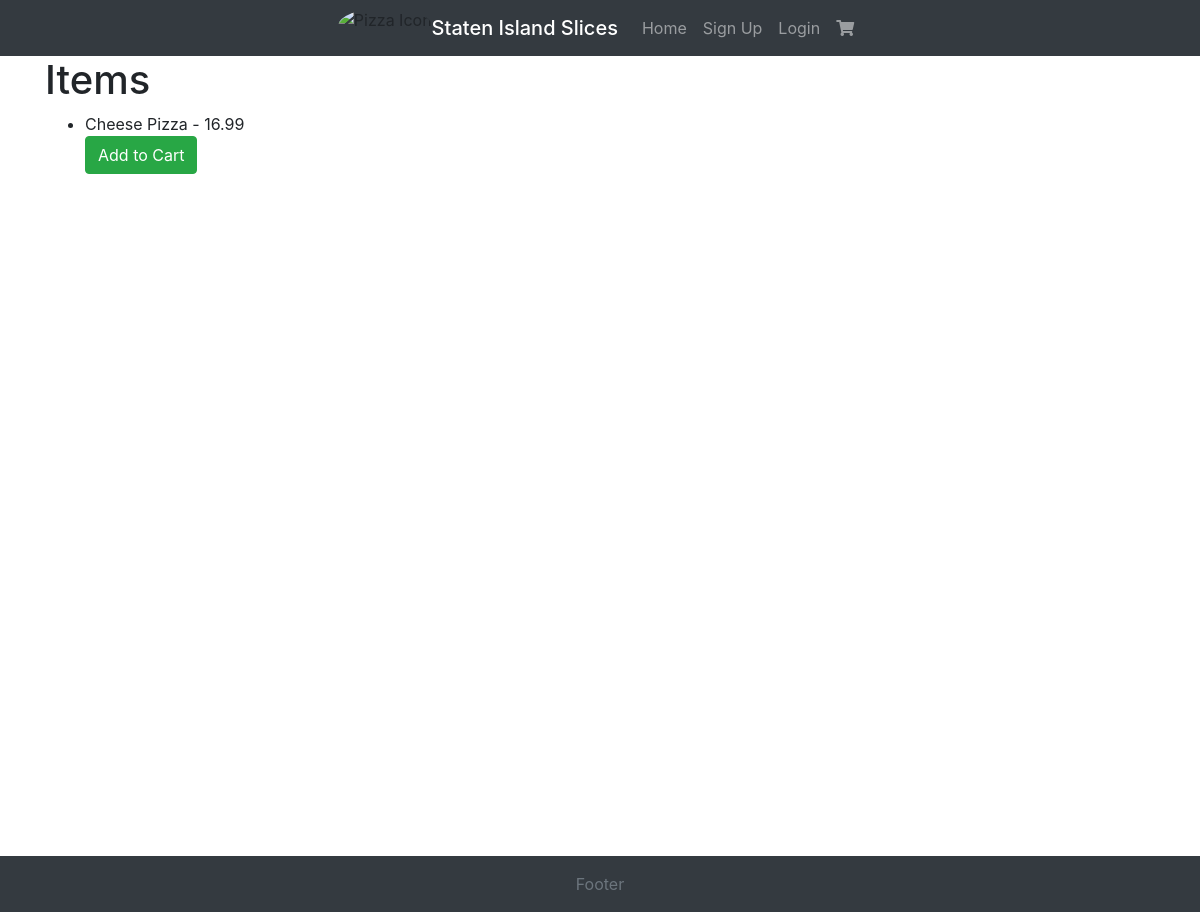
/items, run on an earlier commit of the app's database.
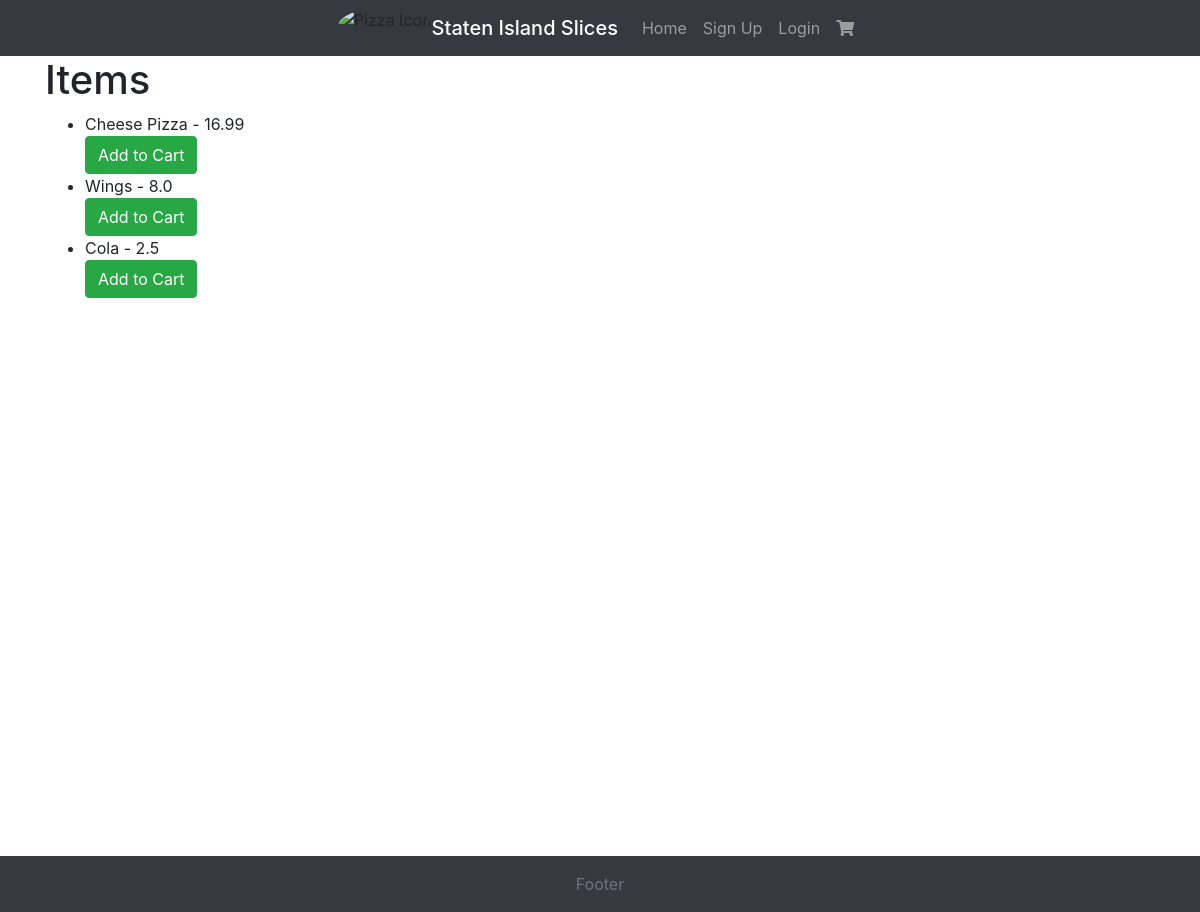
And on a later commit of the database.
### Website/models.py (models this page shows, shortened)
class Item(db.Model):
    id = db.Column(db.Integer, primary_key=True)
    name = db.Column(db.String(255))
    price = db.Column(db.Float)
    calories = db.Column(db.Integer)

### Website/views.py (the view)
@views.route("/items")
def display_items():
    items = (
        Item.query.with_entities(Item.id, Item.name, Item.price).all()
    )
    return render_template("items.html", items=items, user=current_user)

### Website/templates/items.html (shortened to what this page needs)
{% extends 'base.html' %} {% block content %}
<!DOCTYPE html>
<html lang="en">
  <head>
  </head>
  <body>
    <h1>Items</h1>
    <ul>
      {% for item in items %}
      <li>
        {{ item.name }} - {{ item.price }}
        <form action="/add_to_cart/{{ item.id }}" method="POST">
          <button type="submit" class="btn btn-success">Add to Cart</button>
        </form>
      </li>
      {% endfor %}
    </ul>
  </body>
</html>
{% endblock %}

### Website/templates/base.html (shortened to what this page needs)
<!DOCTYPE html>
</html>
<head>
    <link rel="stylesheet" href="https://stackpath.bootstrapcdn.com/bootstrap/4.4.1/css/bootstrap.min.css"
 />
    <link rel="stylesheet" href="https://stackpath.bootstrapcdn.com/font-awesome/4.7.0/css/font-awesome.min.css"
 />
    <link rel="stylesheet" href="https://cdnjs.cloudflare.com/ajax/libs/font-awesome/5.15.4/css/all.min.css">
</head>
<body>
    <nav class="navbar navbar-expand-lg navbar-dark bg-dark">
        <div class="collapse navbar-collapse justify-content-center" id="navbar">
            <div class="navbar-nav">
                <img src="https://kitchenbusiness.com/wp-content/uploads/Pizza-restaurant-names.jpg" alt="Pizza Icon" class="rounded-circle img-fluid" style="height: 36px;">
                <p class="navbar-brand mb-0 h1">Staten Island Slices</p>
                <a class="nav-item nav-link" id="home" href="/">Home</a>
                {% if user.is_authenticated and user.id %}
                    {% if user.is_admin %}
                        <a class="nav-item nav-link" id="admin" href="/admin">Admin</a>
                        <a class="nav-item nav-link" id="logout" href="/logout">Logout</a>
                    {% endif %}
                {% else %}
                    <a class="nav-item nav-link" id="signUp" href="/sign-up">Sign Up</a>
                    <a class="nav-item nav-link" id="login" href="/login">Login</a>
                {% endif %}
                <a class="nav-item nav-link" id="cart" href="/checkout"><i class="fas fa-shopping-cart"></i></a>
            </div>
        </div>
    </nav>
    <div class ="container">
        {% block content %}
        {% endblock %}
    </div>
    <footer class="footer mt-auto py-3 bg-dark text-white">
        <div class="container text-center">
            <span class="text-muted">Footer</span>
        </div>
    </footer>
</body>
</html>

### Website/templates/base.html (style rules this page uses)
html, body { height: 100%; margin: 0; padding: 0; }
.container { min-height: 100%; display: flex; flex-direction: column; }
.footer { flex-shrink: 0; }

What changed in the data, as far as the page shows it:
added Item: name "Wings", price "8.0"
added Item: name "Cola", price "2.5"
